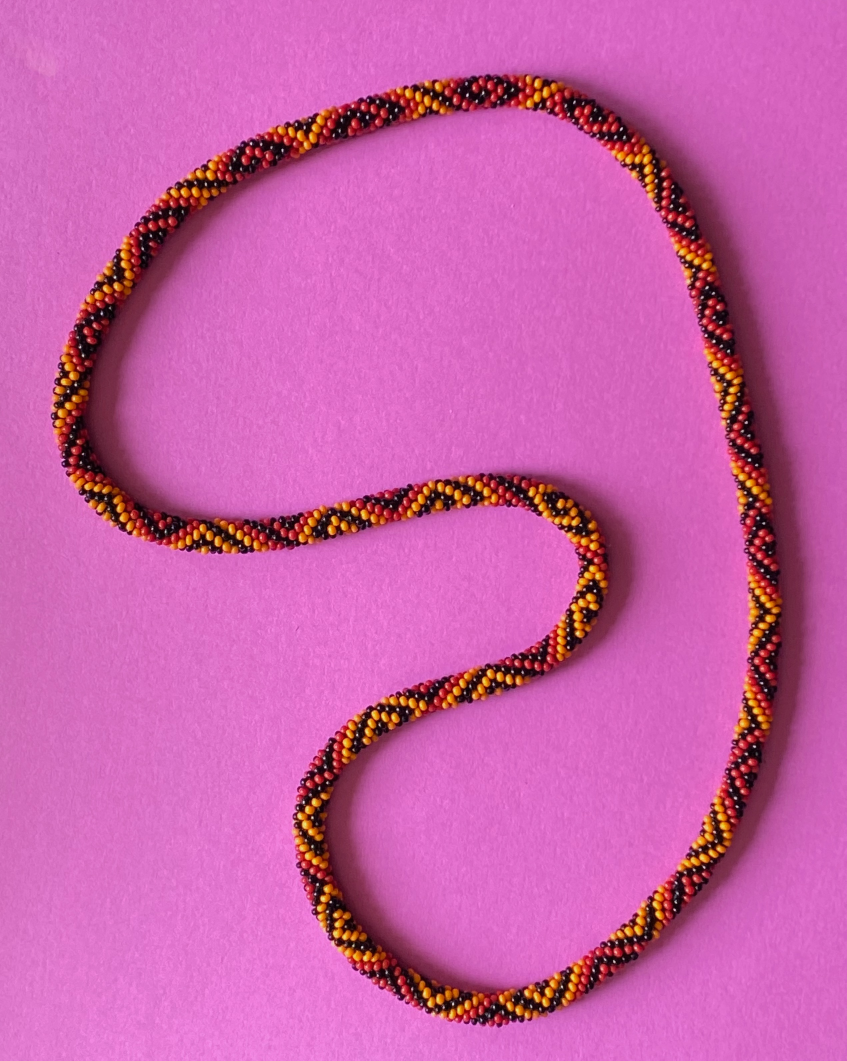
#> input picture beads-photo-2.jpg, 2540 x 3182 px, found by its file name (shown at 1/3 size)
$ python catalog-evidence-tracker.py
#> lines starting #> are read from the running program, lines starting #| are printed output that depends on the picture; after the words box and inside, x2 and y2 are one past the last pixel; in counts of white or black regions, pixels touching at a corner belong together
"""Image-only curved phase-band lattice. No maker graph or 3D imports.

Band tracing reads only the original RGB photograph. Crossing evidence reuses the
image-only R275 catalog, with no physical identities or graph links. The historical
viewing rectangle chooses geography, not bead positions. Band crossings remain
hypotheses until associated with saved native pigment/reflection observations.
"""
from __future__ import annotations
import argparse, hashlib, json, time
from pathlib import Path
from datetime import datetime, timezone
import numpy as np
from PIL import Image, ImageOps
from scipy import ndimage as ndi
from scipy.optimize import linear_sum_assignment
from skimage.feature import peak_local_max
from skimage.measure import find_contours, regionprops
from skimage.restoration import unwrap_phase
from skimage.segmentation import watershed
from matplotlib.colors import rgb_to_hsv

ROOT=Path(__file__).resolve().parents[2]
CROP=(1180,130,1540,520)
CONFIG=dict(crop=CROP,fft_size=1024,frequency_range=[.018,.060],spectral_closure_sigma=2/1024,
            demodulation_sigma=35,controls=[28,42],minimum_band_clearance=6,
            interior_clearance=18,phase_amplitude_fraction=.22,maximum_phase_gradient=.085,
            stable_crossing_px=6,uncertain_crossing_px=12,
            bright_support_location_allowance=18,
            evidence_assignment_margin=3,minimum_pigment_pixels=24)

def sha(path): return hashlib.sha256(Path(path).read_bytes()).hexdigest()
def save(path,obj): Path(path).write_text(json.dumps(obj,indent=2,allow_nan=False)+'\n')
def sample(a,xy): return ndi.map_coordinates(a,[np.asarray(xy)[...,1],np.asarray(xy)[...,0]],order=1,mode='nearest')

def preprocess(image,crop=CROP):
    rgb=np.asarray(image.crop(crop).convert('RGB'),float)/255
    r,g,b=rgb.transpose(2,0,1);v=rgb.max(2)
    # Pink paper is excluded by chromaticity, while genuinely dark material remains.
    fg=((r>1.5*b)&(r>.13))|(v<.30)
    fg=ndi.binary_fill_holes(ndi.binary_closing(fg,iterations=5))
    lab,_=ndi.label(fg);sz=np.bincount(lab.ravel());sz[0]=0
    if not sz.max(): raise ValueError('No foreground')
    fg=lab==sz.argmax();clearance=ndi.distance_transform_edt(fg)
    z=np.log(.05+v);z-=ndi.gaussian_filter(z,8)
    z/=np.sqrt(ndi.gaussian_filter(z*z,16)+.03)
    weight=ndi.gaussian_filter(fg.astype(float),5)*np.hanning(rgb.shape[1])[None,:]
    return dict(rgb=rgb,fg=fg,clearance=clearance,z=z,weight=weight)

def directions(data):
    n=CONFIG['fft_size'];f=np.fft.fftshift(np.fft.fft2(data['z']*data['weight'],s=(n,n)));p=abs(f)**2
    fy,fx=np.meshgrid(np.fft.fftshift(np.fft.fftfreq(n)),np.fft.fftshift(np.fft.fftfreq(n)),indexing='ij');rad=np.hypot(fx,fy)
    loc=peak_local_max(p*((rad>.018)&(rad<.060)&(fx>0)),min_distance=6,num_peaks=24)
    ks=np.array([[fx[y,x],fy[y,x]] for y,x in loc]);powers=np.array([p[y,x] for y,x in loc])
    coords=np.argwhere(data['fg'])[:,::-1];_,vec=np.linalg.eigh(np.cov(coords.T));t=vec[:,-1];t*=np.sign(t[0]);normal=np.array([-t[1],t[0]])
    angles=np.degrees(np.arctan2(ks@normal,ks@t));triples=[]
    for i in range(len(ks)):
        for j in range(len(ks)):
            if not(-80<angles[i]<-25 and 25<angles[j]<80):continue
            for l in range(len(ks)):
                err=float(np.linalg.norm(ks[i]+ks[j]-ks[l]))
                if abs(angles[l])>=25 or err>=.008:continue
                score=float((powers[i]*powers[j]*powers[l])**(1/3)*np.exp(-.5*(err/CONFIG['spectral_closure_sigma'])**2))
                triples.append(dict(peaks=[i,j,l],score=score,closure_error=err))
    triples.sort(key=lambda a:-a['score'])
    if not triples: raise ValueError('No reciprocal triangle; abstain')
    selected=ks[triples[0]['peaks'][:2]]
    peaks=[dict(id=i,frequency_xy=k.tolist(),power=float(powers[i]),angle_relative_strip=float(angles[i])) for i,k in enumerate(ks)]
    return selected,dict(strip_tangent=t.tolist(),peaks=peaks,triangles=triples,selected=selected.tolist(),
        warning='Spectral normal directions, not point-to-point bead directions. All competing triples retained.')

def phases_and_tracks(data,ks,sigma):
    z=data['z'];fg=data['fg'];h,w=z.shape;y,x=np.mgrid[:h,:w];phases=[];amps=[];masks=[];tracks=[]
    for family,k in enumerate(ks):
        carrier=k[0]*x+k[1]*y;zz=z*fg*np.exp(-2j*np.pi*carrier)
        env=ndi.gaussian_filter(zz.real,sigma)+1j*ndi.gaussian_filter(zz.imag,sigma)
        phase=carrier+unwrap_phase(np.ma.array(np.angle(env),mask=~fg),rng=0).filled(np.nan)/(2*np.pi)
        amp=abs(env);floor=CONFIG['phase_amplitude_fraction']*np.median(amp[data['clearance']>18])
        dy,dx=np.gradient(phase);grad=np.hypot(dx,dy)
        mask=(data['clearance']>=6)&(amp>=floor)&(grad<CONFIG['maximum_phase_gradient'])&np.isfinite(grad)
        phases.append(phase);amps.append(amp);masks.append(mask)
        lo=int(np.floor(np.nanmin(phase[mask])));hi=int(np.ceil(np.nanmax(phase[mask])))
        for level in range(lo,hi+1):
            for path in find_contours(phase,level,mask=mask):
                xy=path[:,::-1];length=float(np.linalg.norm(np.diff(xy,axis=0),axis=1).sum())
                if length<12:continue
                tracks.append(dict(id=f'F{family}-{sum(t["family"]==family for t in tracks)+1:02}',family=family,
                    phase_level=level,length_px=length,points=(xy+np.array(CROP[:2])).tolist(),
                    amplitude_min=float(sample(amp,xy).min()),status='photographic band fragment; not automatically a bead sequence'))
    return np.array(phases),np.array(amps),np.array(masks),tracks

def crossings(phases,tracks):
    # Every crossing comes from an actual pair of saved contour polylines.
    out=[];byfamily={f:[t for t in tracks if t['family']==f] for f in (0,1)}
    for t0 in byfamily[0]:
        xy=np.array(t0['points'])-np.array(CROP[:2]);val=sample(phases[1],xy)
        for t1 in byfamily[1]:
            level=t1['phase_level'];other=np.array(t1['points'])-np.array(CROP[:2])
            for i in np.flatnonzero((val[:-1]-level)*(val[1:]-level)<=0):
                if not np.isfinite(val[i:i+2]).all() or abs(val[i+1]-val[i])<1e-10:continue
                fraction=(level-val[i])/(val[i+1]-val[i]);point=xy[i]+fraction*(xy[i+1]-xy[i])
                if np.linalg.norm(other-point,axis=1).min()>1.6:continue
                if any(np.linalg.norm(np.array(q['xy_local'])-point)<2 for q in out):continue
                out.append(dict(id=f'X{len(out)+1:03}',xy_local=point.tolist(),xy=(point+np.array(CROP[:2])).tolist(),
                    track_ids=[t0['id'],t1['id']],ab=[t1['phase_level'],t0['phase_level']]))
    return out

def observations(data):
    # Reuse measured pigment/reflection evidence instead of inventing segmentation.
    # Deliberately ignore historical centerline groups, graph/physical identities,
    # region outlines and black-body collars. Only bright native supports are read.
    path=ROOT/'photo2/review/r275/inventory.json';catalog=json.loads(path.read_text())
    obs=[];support=[]
    for record in catalog['locations']:
        patch=record['bright_patch'];point=np.array(patch['centroid'])
        if not(CROP[0]<=point[0]<CROP[2] and CROP[1]<=point[1]<CROP[3]):continue
        pixels=np.array([[x,y] for y,xa,xb in patch['runs'] for x in range(xa,xb)])
        if not len(pixels):continue
        oid=record['id'];local=point-np.array(CROP[:2])
        clearance=float(sample(data['clearance'],local[None])[0])
        obs.append(dict(id=oid,kind='specular-reflection' if record['color']=='black' else 'pigment-bright-patch',
            color=record['color'],xy=point.tolist(),allowance_px=18,area=len(pixels),source_pixel_count=len(pixels),
            location_kind='observed bright support centroid; not bead center',pixel_support=oid,
            source='photo2/review/r275/inventory.json:locations:'+oid,source_sha256=sha(path),
            historical_interior_status=record['interior_status'],band_clearance_px=clearance,
            note='Historical image-only color cue; no bead index, centerline grouping or full outline reused.'))
        support.append(dict(id=oid,pixels_xy=pixels.tolist()))
    return obs,support

# [90 lines left out: functions associate_crossings, graph, not called in this run]

def run(output):
    output=Path(output);output.mkdir(parents=True,exist_ok=True);times={};t=time.perf_counter()
    image=ImageOps.exif_transpose(Image.open(ROOT/'beads-photo-2.jpg')).convert('RGB')
#> image is the input picture: PIL image 2540x3182 RGB; mean R, G, B 202, 95.9, 169.1
    data=preprocess(image);times['image_preprocessing']=time.perf_counter()-t;t=time.perf_counter()
#> in preprocess, `fg=ndi.binary_fill_holes(ndi.binary_closing(fg,iterations=5))`:
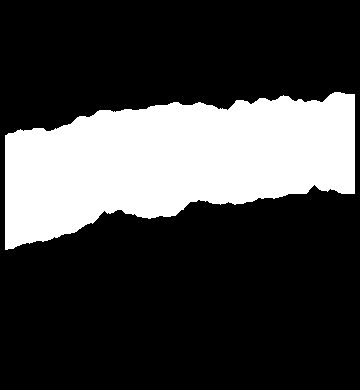
#> fg: shape (390, 360) bool; 25.8% white; 1 white region, box (x1, y1, x2, y2) and area: (5, 92, 355, 250) 36235
#> in preprocess, `sz = np.bincount(lab.ravel())`: sz = [104165, 36235]
#> after `data = preprocess(image)`: data = 5 items
    ks,direction_record=directions(data);times['local_direction_analysis']=time.perf_counter()-t;t=time.perf_counter()
#> in directions, `p = abs(f) ** 2`:
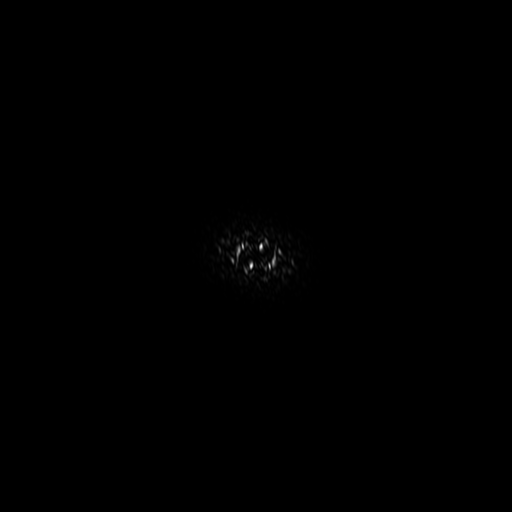
#> p: shape (1024, 1024) float64 (shown at 1/2 size); min 2.82e-05, max 9167472.3, mean 9709.9; drawn with min black and max white
#> in directions, `loc=peak_local_max(p*((rad>.018)&(rad<.060)&(fx>0)),min_distance=6,num..`: loc = 18 rows, first 8: [492, 522], [532, 539], [523, 546], [503, 559], [482, 532], [528, 524], [545, 549], [557, 529]
#> in directions, `ks = np.array([[fx[y, x], fy[y, x]] for y, x in loc])`: ks = 18 rows, first 8: [0.00977, -0.0195], [0.0264, 0.0195], [0.0332, 0.0107], [0.0459, -0.00879], [0.0195, -0.0293], [0.0117, 0.0156], [0.0361, 0.0322], [0.0166, 0.0439]
#> in directions, `powers = np.array([p[y, x] for y, x in loc])`: powers = 18 values, max 9167472.3 at index 0, min 207383.7 at index 17, mean 2335854
#> in directions, `coords = np.argwhere(data['fg'])[:, ::-1]`: coords = 36235 pairs, first value 5 to 354, second value 92 to 249
#> in directions, `_, vec = np.linalg.eigh(np.cov(coords.T))`: vec = [[-0.148, -0.989], [-0.989, 0.148]]
#> in directions, `t = vec[:, -1]`: t = [-0.989, 0.148]
#> in directions, `t *= np.sign(t[0])`: t = [0.989, -0.148]
#> in directions, `normal = np.array([-t[1], t[0]])`: normal = [0.148, 0.989]
#> in directions, `angles = np.degrees(np.arctan2(ks @ normal, ks @ t))`: angles = 18 values, max 96.94 at index 16, min -80.53 at index 17, mean 7.06
#> the loop in directions, `for i in range(len(ks)):` made 18 passes
#> after the loop in directions, `for i in range(len(ks)):`: triples = 5 items
#> in directions, `selected=ks[triples[0]['peaks'][:2]]`: selected = [[0.0195, -0.0293], [0.0264, 0.0195]]
#> in directions, `peaks=[dict(id=i,frequency_xy=k.tolist(),power=float(powers[i]),angle_..`: peaks = 18 items
#> after `ks, direction_record = directions(data)`: ks = [[0.0195, -0.0293], [0.0264, 0.0195]]; direction_record = 5 items
    phases,amps,masks,tracks=phases_and_tracks(data,ks,CONFIG['demodulation_sigma'])
#> the loop in phases_and_tracks, `for family,k in enumerate(ks):` made 2 passes
#> (family, k, floor, lo, hi) on passes 1 to 2: (0, [0.0195, -0.0293], 0.017, -8, 5), (1, [0.0264, 0.0195], 0.0317, 2, 13)
#> after the loop in phases_and_tracks, `for family,k in enumerate(ks):`:
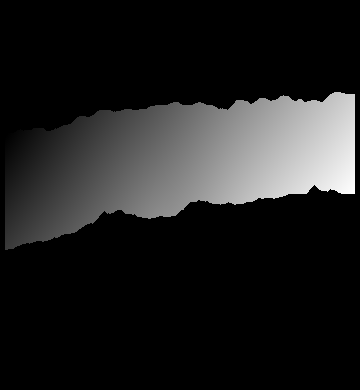
#> phase: shape (390, 360) float64; 74.19% of the values are NaN or infinite; the others: min 2.67, max 12.94, mean 7.65; drawn with min black, max white, NaN and infinite black
#> after the loop in phases_and_tracks, `for family,k in enumerate(ks):`: amps = 2 items; tracks = 20 items
#> tracks = 20 items
    variants=[phases_and_tracks(data,ks,s) for s in CONFIG['controls']]
#> call 2 of phases_and_tracks, with ks = array of shape (2, 2), sigma = 28
#> in phases_and_tracks (call 2), `y, x = np.mgrid[:h, :w]`:
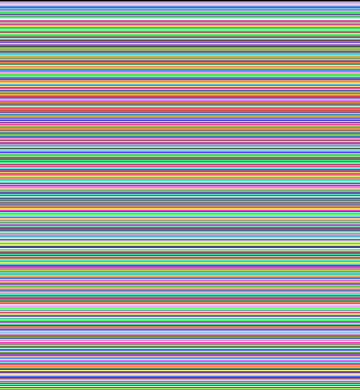
#> y: shape (390, 360) int64; 390 distinct labels, from 0 to 389; one colour per label, 0 black
#> in phases_and_tracks (call 2), `y, x = np.mgrid[:h, :w]`:
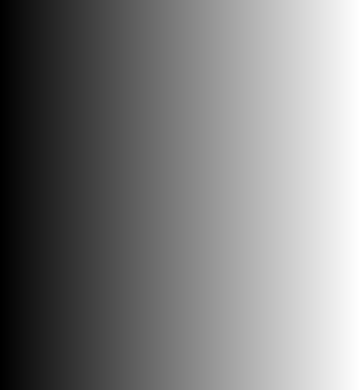
#> x: shape (390, 360) int64; min 0, max 359, mean 179.5; drawn with min black and max white
#> the loop in phases_and_tracks (call 2), `for family,k in enumerate(ks):` made 2 passes
#> (family, k, floor, lo, hi) on passes 1 to 2: (0, [0.0195, -0.0293], 0.0197, -8, 5), (1, [0.0264, 0.0195], 0.0364, 2, 13)
#> after the loop in phases_and_tracks (call 2), `for family,k in enumerate(ks):`:
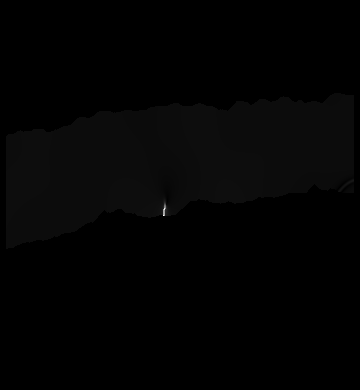
#> grad: shape (390, 360) float64; 74.84% of the values are NaN or infinite; the others: min 0.000833, max 0.645, mean 0.033; drawn with min black, max white, NaN and infinite black
#> after the loop in phases_and_tracks (call 2), `for family,k in enumerate(ks):`: tracks = 21 items
#> call 3 of phases_and_tracks, with ks = array of shape (2, 2), sigma = 42
#> the loop in phases_and_tracks (call 3), `for family,k in enumerate(ks):` made 2 passes
#> (family, k, floor, lo, hi) on passes 1 to 2: (0, [0.0195, -0.0293], 0.0147, -8, 5), (1, [0.0264, 0.0195], 0.0279, 2, 13)
#> after the loop in phases_and_tracks (call 3), `for family,k in enumerate(ks):`:
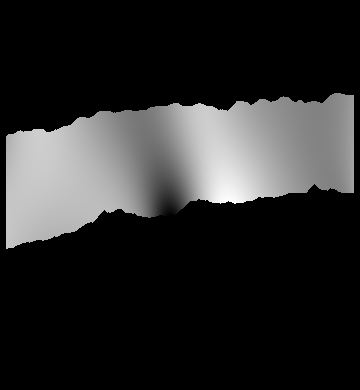
#> grad: shape (390, 360) float64; 74.84% of the values are NaN or infinite; the others: min 0.0295, max 0.0344, mean 0.0327; drawn with min black, max white, NaN and infinite black
#> after the loop in phases_and_tracks (call 3), `for family,k in enumerate(ks):`: tracks = 20 items
#> variants = 2 items
    times['diagonal_tracing_including_bandwidth_controls']=time.perf_counter()-t;t=time.perf_counter()
    nodes=crossings(phases,tracks);control_nodes=[crossings(v[0],v[3]) for v in variants]
#> the loop in crossings, `for t0 in byfamily[0]:` made 11 passes
#> after the loop in crossings, `for t0 in byfamily[0]:`: out = 34 items
#> after `nodes = crossings(phases, tracks)`: nodes = 34 items
#> the loop in crossings (call 2), `for t0 in byfamily[0]:` made 11 passes
#> after `control_nodes = [crossings(v[0], v[3]) for v in variants]`: control_nodes = 2 items
    obs,pixels=observations(data);associate_crossings(nodes,obs,data,control_nodes)
    times['intersection_identification_and_photographic_support']=time.perf_counter()-t;t=time.perf_counter()
    g=graph(nodes,tracks);times['graph_consistency']=time.perf_counter()-t
    times.update(pattern_search=None,frozen_3d_comparison=None)
    document=dict(schema='r322-image-only-lattice-v1',created_utc=datetime.now(timezone.utc).isoformat(),configuration=CONFIG,
        image_sha256=sha(ROOT/'beads-photo-2.jpg'),source_sha256=sha(__file__),directions=direction_record,tracks=tracks,
        intersections=nodes,observations=obs,graph=g,timings_seconds=times,
        controls=[dict(sigma=s,crossings=c,tracks=v[3]) for s,c,v in zip(CONFIG['controls'],control_nodes,variants)],
        provenance='Band tracing: original RGB and fixed crop only. Crossing evidence: image-only R275 bright supports/colors. No R161 points/links, historical station groups or 3D inputs.')
    save(output/'graph.json',document);save(output/'observation-pixels.json',pixels)
    np.savez_compressed(output/'fields.npz',rgb=(data['rgb']*255).astype(np.uint8),foreground=data['fg'],clearance=data['clearance'],
        phases=phases,amplitudes=amps,valid_masks=masks)
    print(json.dumps(dict(tracks=[sum(t['family']==f for t in tracks) for f in (0,1)],crossings=len(nodes),
        status={s:sum(p['status']==s for p in nodes) for s in sorted({p['status'] for p in nodes})},observations=len(obs),
        links=len(g['edges']),cycle_rank=g['cycle_rank'],timings=times),indent=2))
    return document

if __name__=='__main__':
#> (the run stopped early here; a loop or call above may not have finished)

$ run again, with beads-photo-1.jpg copied over beads-photo-2.jpg
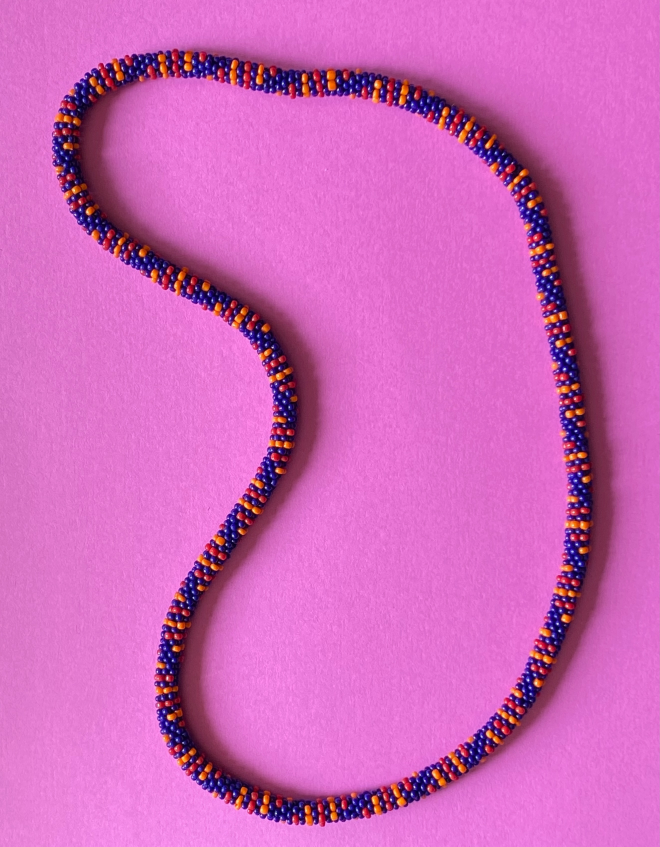
#> input picture beads-photo-1.jpg, 2639 x 3385 px, found by its file name (shown at 1/4 size)
#> in run, image is the input picture: PIL image 2639x3385 RGB; mean R, G, B 208, 102.6, 186.4
#> lab: shape (390, 360) int32; 7 distinct labels, from 0 to 6
#> sz = [115700, 17583, 4, 6599, 2, 14, 498]
#> data = 5 items
#> loc = 18 rows, first 8: [508, 530], [533, 531], [508, 559], [491, 529], [502, 547], [530, 550], [516, 543], [495, 571]
#> in directions, `ks = np.array([[fx[y, x], fy[y, x]] for y, x in loc])`: ks = 18 rows, first 8: [0.0176, -0.00391], [0.0186, 0.0205], [0.0459, -0.00391], [0.0166, -0.0205], [0.0342, -0.00977], [0.0371, 0.0176], [0.0303, 0.00391], [0.0576, -0.0166]
#> powers = 18 values, max 4863111 at index 0, min 76214.2 at index 17, mean 1208440.4
#> coords = 17583 pairs, first value 5 to 275, second value 141 to 260
#> vec = [[-0.186, -0.982], [-0.982, 0.186]]
#> t = [-0.982, 0.186]
#> t = [0.982, -0.186]
#> normal = [0.186, 0.982]
#> angles = 18 values, max 98.7 at index 16, min -78.07 at index 15, mean 7.72
#> the loop in directions, `for i in range(len(ks)):` made 18 passes
#> after the loop in directions, `for i in range(len(ks)):`: triples = 9 items
#> selected = [[0.0176, -0.0361], [0.0371, 0.0176]]
#> peaks = 18 items
#> in run, `ks, direction_record = directions(data)`: ks = [[0.0176, -0.0361], [0.0371, 0.0176]]; direction_record = 5 items
#> the loop in phases_and_tracks, `for family,k in enumerate(ks):` made 2 passes
#> (family, k, floor, lo, hi) on passes 1 to 2: (0, [0.0176, -0.0361], 0.00772, -8, 0), (1, [0.0371, 0.0176], 0.0209, 3, 13)
#> after the loop in phases_and_tracks, `for family,k in enumerate(ks):`:
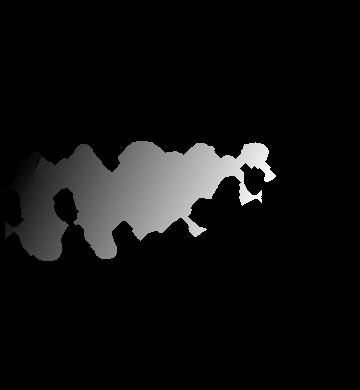
#> phase: shape (390, 360) float64; 87.48% of the values are NaN or infinite; the others: min 3.09, max 13.51, mean 8.11; drawn with min black, max white, NaN and infinite black
#> after the loop in phases_and_tracks, `for family,k in enumerate(ks):`: amps = 2 items; tracks = 17 items
#> y: shape (390, 360) int64; 390 distinct labels, from 0 to 389
#> the loop in phases_and_tracks (call 2), `for family,k in enumerate(ks):` made 2 passes
#> (family, k, floor, lo, hi) on passes 1 to 2: (0, [0.0176, -0.0361], 0.00951, -8, 0), (1, [0.0371, 0.0176], 0.0248, 3, 13)
#> the loop in phases_and_tracks (call 3), `for family,k in enumerate(ks):` made 2 passes
#> (family, k, floor, lo, hi) on passes 1 to 2: (0, [0.0176, -0.0361], 0.00645, -8, 0), (1, [0.0371, 0.0176], 0.0176, 4, 13)
#> after the loop in phases_and_tracks (call 3), `for family,k in enumerate(ks):`:
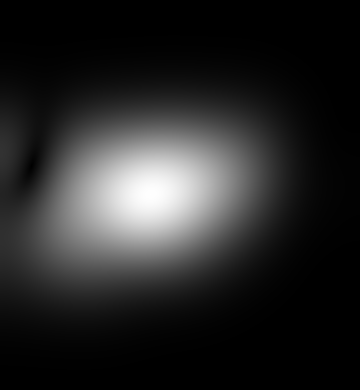
#> amp: shape (390, 360) float64; min 1.4e-08, max 0.0881, mean 0.0138; drawn with min black and max white
#> variants = 2 items
#> the loop in crossings, `for t0 in byfamily[0]:` made 9 passes
#> after the loop in crossings, `for t0 in byfamily[0]:`: out = 19 items
#> the loop in crossings (call 2), `for t0 in byfamily[0]:` made 9 passes
#> control_nodes = 2 items
